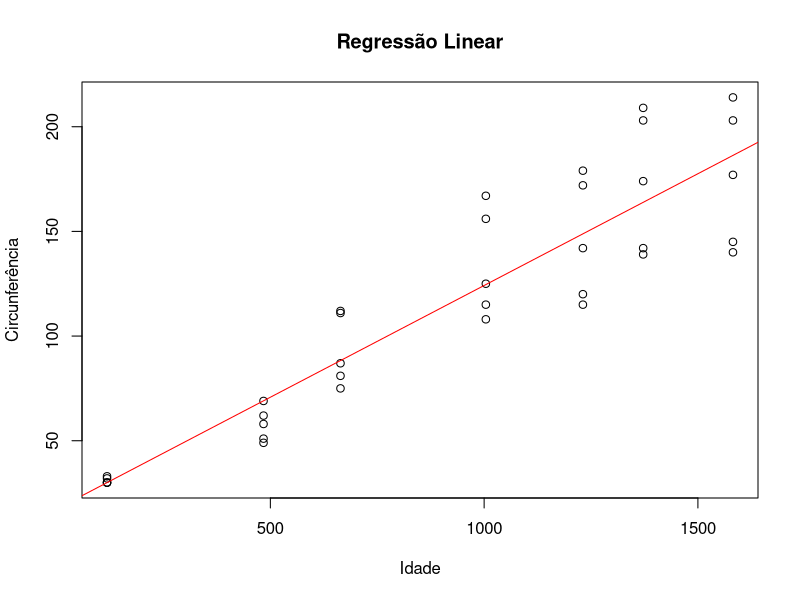

Write the R code that produced this figure.
data <- Orange

# Ajuste do modelo de regressão linear
modelo <- lm(circumference ~ age, data = Orange)

# Coeficiente de interceptação (a) e coeficiente de inclinação (b)
a <- coef(modelo)[1]
b <- coef(modelo)[2]

cat("Coeficiente angular (a):", a, "\n")
cat("Coeficiente linear (b):", b, "\n")

# Variância residual (erro)
var_erro <- summary(modelo)$sigma^2
cat("Variância do erro:", var_erro, "\n")

# Coeficiente de determinação (R²)
r2 <- summary(modelo)$r.squared
cat("Coeficiente de determinação (R²):", r2, "\n")

# Interpretação do R²
cat("O coeficiente de determinação (R²) representa a proporção da variabilidade na variável 'circumference' que é explicada pela variável 'age' no modelo de regressão.\n")
cat("Neste caso, aproximadamente", r2 * 100, "% da variabilidade é explicada pela idade das árvores.", "\n")

# Gráfico de dispersão dos dados e reta ajustada
plot(Orange$age, Orange$circumference, main = "Regressão Linear", xlab = "Idade", ylab = "Circunferência")
abline(modelo, col = "red")
